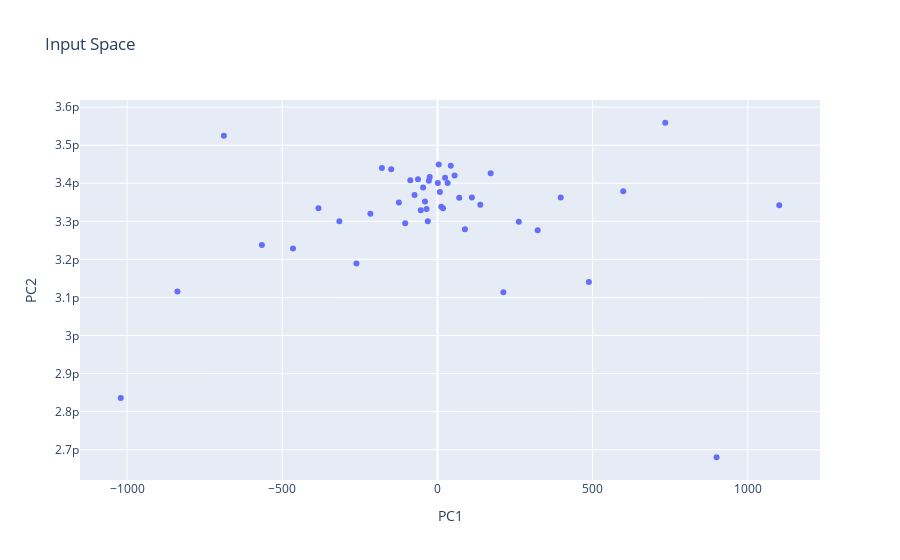
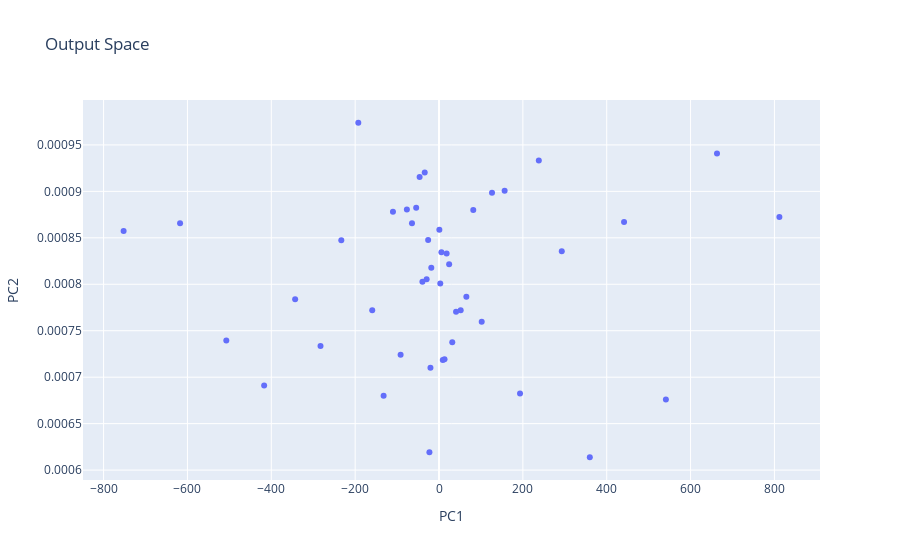
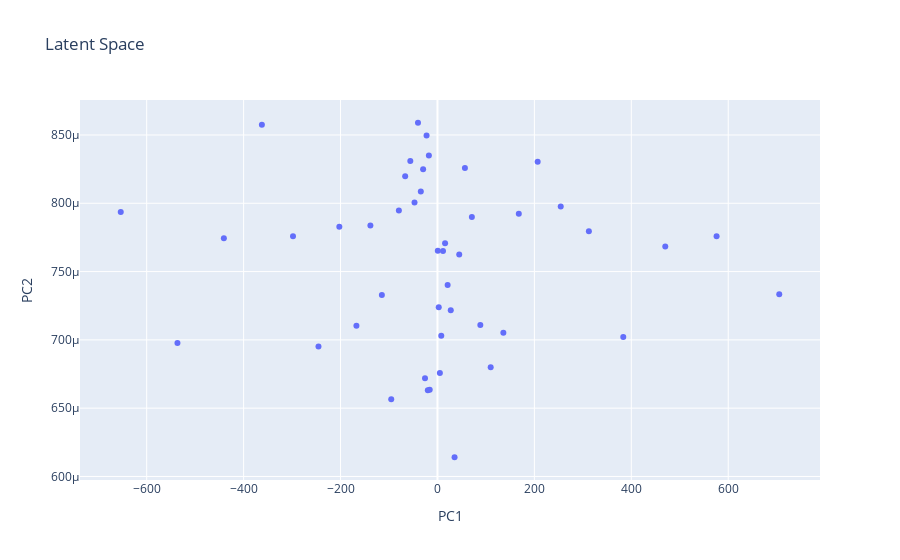

Here is the notebook cell these charts were saved with, in order:
### Code cell
#Visualize the input and latent space principal components after shiftin the input

#Compute and plot the input space and the output space principal components

from sklearn.decomposition import PCA

output = []
input = []
preds_space=[]
for i in range(0, 2300, 50):
    inputs=1000+y[i:i+200]
    if time:
        inputs=np.append(y[i:i+200], t[i+200:i+250])
        inputs=np.append(inputs, t[i+200:i+250]%1)
    inputs = torch.tensor(inputs)
    outputs =net.encoder(inputs.float())
    preds=net.fc3(outputs)
    output.append(outputs.detach().numpy())
    input.append(inputs.detach().numpy())
    preds_space.append(preds.detach().numpy())

input=np.array(input)
output=np.array(output)
preds_space=np.array(preds_space)

pca = PCA(n_components=2)
pca.fit(input)
input_pca = pca.transform(input)

pca = PCA(n_components=2)
pca.fit(output)
output_pca = pca.transform(output)

pca = PCA(n_components=2)
pca.fit(preds_space)
preds_pca = pca.transform(preds_space)


#plot with plotly in two separate plots

import plotly.graph_objects as go
fig = go.Figure()
fig.add_trace(go.Scatter(x=input_pca[:,0], y=input_pca[:,1], mode='markers', name='Input Space'))
fig.update_layout(title='Input Space', xaxis_title='PC1', yaxis_title='PC2')
fig.show()

import plotly.graph_objects as go
fig = go.Figure()
fig.add_trace(go.Scatter(x=output_pca[:,0], y=output_pca[:,1], mode='markers', name='Output Space'))
fig.update_layout(title='Output Space', xaxis_title='PC1', yaxis_title='PC2')
fig.show()

import plotly.graph_objects as go
fig = go.Figure()
fig.add_trace(go.Scatter(x=preds_pca[:,0], y=preds_pca[:,1], mode='markers', name='preds Space'))
fig.update_layout(title='Latent Space', xaxis_title='PC1', yaxis_title='PC2')
fig.show()

### Figure 1 — Plotly figure (JSON) as saved in the notebook; plotly's stock layout.template omitted (floating-point values rounded to 4 significant figures)
{"data": [{"mode": "markers", "name": "Input Space", "type": "scatter", "x": [-24.95, 1.091, -27.69, 4.118, -31.04, 7.815, -35.12, 12.33, -40.11, 17.85, -46.21, 24.58, -53.65, 32.81, -62.75, 42.86, -73.85, 55.14, -87.42, 70.13, -104.0, 88.44, -124.2, 110.8, -148.9, 138.1, -179.1, 171.5, -216.0, 212.2, -261.1, 262.0, -316.1, 322.8, -383.3, 397.1, -465.3, 487.8, -565.6, 598.6, -688.0, 733.9, -837.5, 899.1, -1020.0, 1101.0], "y": [3.416e-12, 3.401e-12, 3.407e-12, 3.449e-12, 3.3e-12, 3.377e-12, 3.332e-12, 3.338e-12, 3.352e-12, 3.334e-12, 3.389e-12, 3.414e-12, 3.329e-12, 3.401e-12, 3.411e-12, 3.446e-12, 3.369e-12, 3.42e-12, 3.408e-12, 3.362e-12, 3.295e-12, 3.279e-12, 3.349e-12, 3.363e-12, 3.437e-12, 3.343e-12, 3.44e-12, 3.426e-12, 3.32e-12, 3.114e-12, 3.189e-12, 3.299e-12, 3.3e-12, 3.277e-12, 3.334e-12, 3.362e-12, 3.229e-12, 3.141e-12, 3.237e-12, 3.379e-12, 3.525e-12, 3.559e-12, 3.116e-12, 2.68e-12, 2.836e-12, 3.342e-12]}], "layout": {"title": {"text": "Input Space"}, "xaxis": {"title": {"text": "PC1"}}, "yaxis": {"title": {"text": "PC2"}}}}

### Figure 2 — Plotly figure (JSON) as saved in the notebook; plotly's stock layout.template omitted (floating-point values rounded to 4 significant figures)
{"data": [{"mode": "markers", "name": "Output Space", "type": "scatter", "x": [-18.4, 0.8047, -20.42, 3.037, -22.89, 5.763, -25.9, 9.093, -29.58, 13.16, -34.07, 18.13, -39.56, 24.2, -46.27, 31.61, -54.46, 40.66, -64.46, 51.71, -76.68, 65.22, -91.61, 81.71, -109.8, 101.9, -132.1, 126.5, -159.3, 156.5, -192.5, 193.2, -233.1, 238.1, -282.6, 292.8, -343.1, 359.7, -417.1, 441.4, -507.3, 541.2, -617.6, 663.0, -752.3, 811.9], "y": [0.0008177, 0.0008587, 0.0007103, 0.0008008, 0.0006192, 0.0008345, 0.0008476, 0.0007185, 0.0008055, 0.0007194, 0.0009203, 0.0008331, 0.0008027, 0.0008217, 0.0009156, 0.0007376, 0.0008825, 0.0007703, 0.0008656, 0.0007721, 0.0008806, 0.0007866, 0.0007241, 0.0008798, 0.000878, 0.0007597, 0.00068, 0.0008984, 0.000772, 0.0009006, 0.0009738, 0.0006824, 0.0008475, 0.0009332, 0.0007336, 0.0008355, 0.0007839, 0.0006138, 0.000691, 0.000867, 0.0007394, 0.000676, 0.0008657, 0.0009407, 0.0008573, 0.0008723]}], "layout": {"title": {"text": "Output Space"}, "xaxis": {"title": {"text": "PC1"}}, "yaxis": {"title": {"text": "PC2"}}}}

### Figure 3 — Plotly figure (JSON) as saved in the notebook; plotly's stock layout.template omitted (floating-point values rounded to 4 significant figures)
{"data": [{"mode": "markers", "name": "preds Space", "type": "scatter", "x": [-15.98, 0.6985, -17.74, 2.638, -19.88, 5.006, -22.5, 7.899, -25.7, 11.43, -29.6, 15.75, -34.37, 21.02, -40.2, 27.46, -47.31, 35.32, -56.0, 44.92, -66.62, 56.66, -79.58, 70.98, -95.42, 88.48, -114.8, 109.9, -138.4, 136.0, -167.2, 167.9, -202.5, 206.8, -245.5, 254.4, -298.1, 312.5, -362.3, 383.4, -440.7, 470.1, -536.5, 576.0, -653.5, 705.3], "y": [0.0006634, 0.0007652, 0.0008349, 0.000724, 0.0006631, 0.0006758, 0.0008497, 0.0007031, 0.0006718, 0.000765, 0.000825, 0.0007707, 0.0008087, 0.0007401, 0.000859, 0.0007216, 0.0008007, 0.0006141, 0.000831, 0.0007626, 0.0008198, 0.0008259, 0.0007948, 0.0007899, 0.0006566, 0.0007109, 0.0007329, 0.0006799, 0.0007838, 0.0007051, 0.0007103, 0.0007924, 0.0007828, 0.0008304, 0.0006951, 0.0007977, 0.0007759, 0.0007796, 0.0008576, 0.0007021, 0.0007744, 0.0007684, 0.0006978, 0.0007758, 0.0007937, 0.0007335]}], "layout": {"title": {"text": "Latent Space"}, "xaxis": {"title": {"text": "PC1"}}, "yaxis": {"title": {"text": "PC2"}}}}
